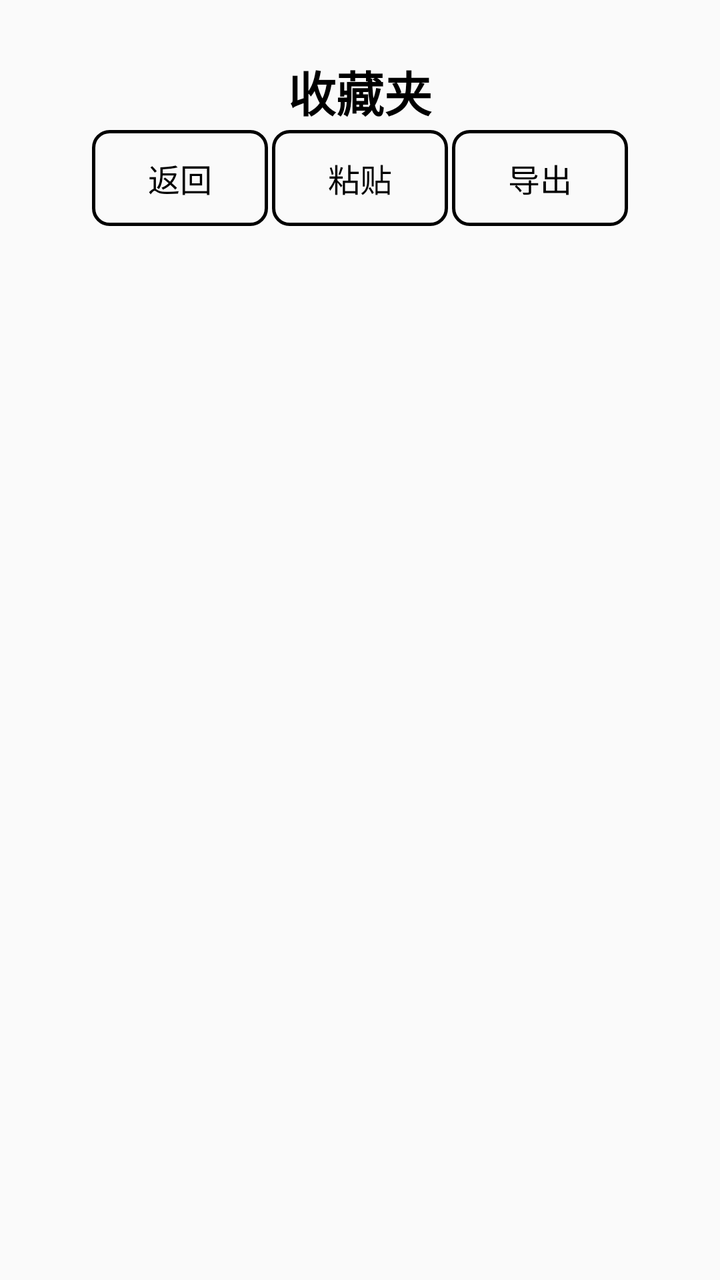
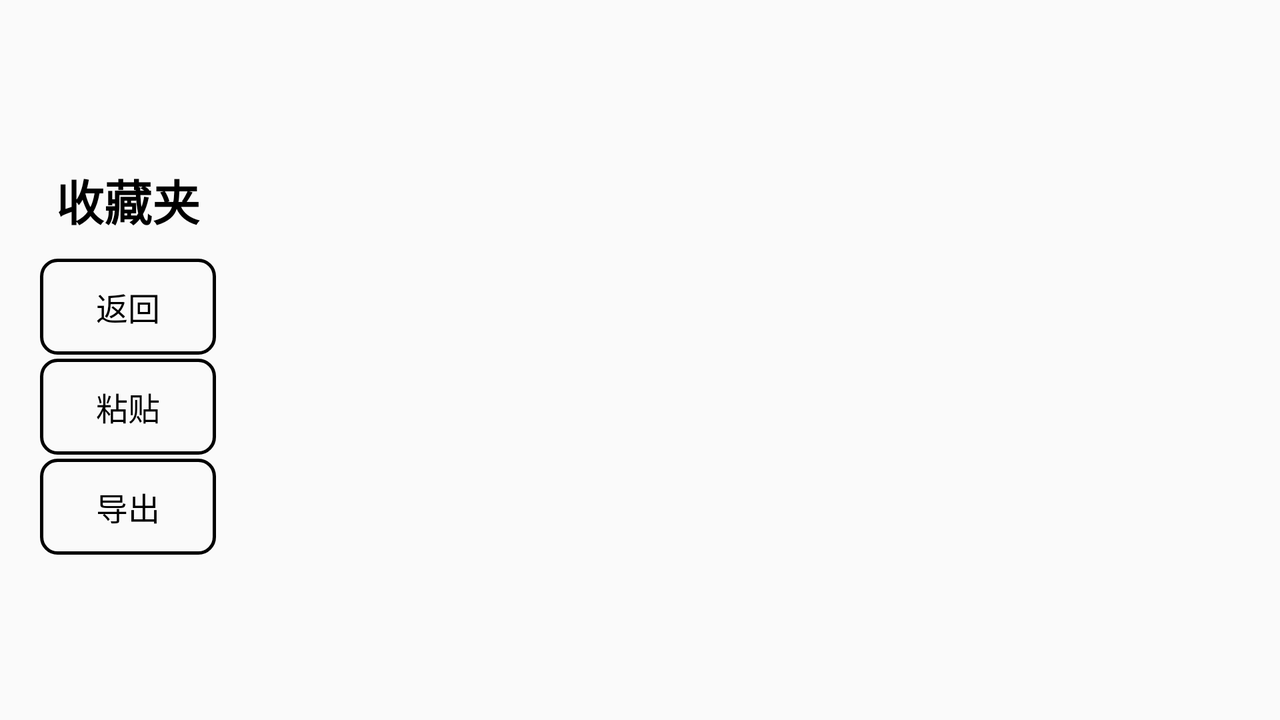

Two renders of one Android screen. The first uses the default layout on a phone; the second uses the alternative layout the repository ships for a different screen configuration, on a matching device. The two XML files are below.
<!-- AndroidManifest.xml: activity theme Theme.YourApp.Fullscreen -->
<!-- res/layout/activity_favorite_book.xml -->
<?xml version="1.0" encoding="utf-8"?>
<LinearLayout xmlns:android="http://schemas.android.com/apk/res/android"
    android:id="@+id/mainLayout"
    android:layout_width="match_parent"
    android:layout_height="match_parent"
    android:orientation="vertical"
    android:background="@drawable/room"
    android:paddingTop="12dp"
    android:paddingBottom="12dp"
    android:paddingLeft="0dp"
    android:paddingRight="0dp">

    <LinearLayout
        android:layout_width="match_parent"
        android:layout_height="wrap_content"
        android:orientation="horizontal"
        android:gravity="center_vertical"
        android:layout_marginTop="16dp">

        <TextView
            android:layout_width="0dp"
            android:layout_height="wrap_content"
            android:layout_weight="1"
            android:text="收藏夹"
            android:textSize="24sp"
            android:textColor="#000000"
            android:gravity="center"
            android:textStyle="bold"/>

    </LinearLayout>

    <LinearLayout
        android:layout_width="match_parent"
        android:layout_height="wrap_content"
        android:orientation="horizontal"
        android:gravity="center"
        android:paddingTop="2dp"
        android:paddingBottom="2dp"
        android:paddingLeft="0dp"
        android:paddingRight="0dp">

        <Button
            android:id="@+id/btnBack"
            android:layout_width="wrap_content"
            android:layout_height="wrap_content"
            android:text="返回"
            android:textColor="#000000"
            android:textSize="16sp"
            android:maxLines="1"
            android:singleLine="true"
            android:ellipsize="none"
            android:background="@drawable/button_rounded"
            android:paddingHorizontal="4dp"
            android:paddingVertical="4dp"/>

        <Button
            android:id="@+id/btnPaste"
            android:layout_width="wrap_content"
            android:layout_height="wrap_content"
            android:text="粘贴"
            android:textColor="#000000"
            android:textSize="16sp"
            android:maxLines="1"
            android:singleLine="true"
            android:ellipsize="none"
            android:layout_marginStart="2dp"
            android:background="@drawable/button_rounded"
            android:paddingHorizontal="4dp"
            android:paddingVertical="4dp"/>

        <Button
            android:id="@+id/btnExport"
            android:layout_width="wrap_content"
            android:layout_height="wrap_content"
            android:text="导出"
            android:textColor="#000000"
            android:textSize="16sp"
            android:maxLines="1"
            android:singleLine="true"
            android:ellipsize="none"
            android:layout_marginStart="2dp"
            android:background="@drawable/button_rounded"
            android:paddingHorizontal="4dp"
            android:paddingVertical="4dp"/>

    </LinearLayout>

    <androidx.recyclerview.widget.RecyclerView
        android:id="@+id/recyclerView"
        android:layout_width="match_parent"
        android:layout_height="match_parent"
        android:paddingLeft="0dp"
        android:paddingRight="0dp"
        android:paddingTop="8dp"
        android:paddingBottom="8dp"
        android:clipToPadding="false"
        android:background="@android:color/transparent"/>

</LinearLayout>
<!-- resources referenced by this layout -->
<resources>
  <!-- drawable button_rounded (drawable) -->
  <?xml version="1.0" encoding="utf-8"?>
  <selector xmlns:android="http://schemas.android.com/apk/res/android">
  
      
      <item android:state_pressed="false">
          <shape>
              
              <stroke
                  android:width="1.5dp"
                  android:color="#000000" />
              
              <corners android:radius="8dp" />
              
              <solid android:color="@android:color/transparent" />
          </shape>
      </item>
  
      
      <item android:state_pressed="true">
          <shape>
              
              <stroke
                  android:width="1.5dp"
                  android:color="#4F4F2f" />
              
              <corners android:radius="8dp" />
              
              <solid android:color="#4F4F2f" />
          </shape>
      </item>
  
  </selector>
  <style name="Theme.YourApp.Fullscreen" parent="Theme.AppCompat.Light.NoActionBar">
          <item name="android:windowFullscreen">true</item>
          <item name="android:alertDialogTheme">@style/Theme.YourApp.Dialog</item>
          <item name="alertDialogTheme">@style/Theme.YourApp.Dialog</item>
      </style>
  <style name="Theme.YourApp.Dialog" parent="Theme.AppCompat.Light.Dialog.Alert">
          <item name="android:windowBackground">@drawable/bg_open_dialog</item>
          <item name="android:backgroundDimAmount">0.28</item>
      </style>
  <!-- drawable bg_open_dialog (drawable) -->
  <?xml version="1.0" encoding="utf-8"?>
  <shape xmlns:android="http://schemas.android.com/apk/res/android"
      android:shape="rectangle">
      <solid android:color="#F7F8FA" />
      <stroke
          android:width="1dp"
          android:color="#E5E6EB" />
      <corners android:radius="10dp" />
  </shape>
</resources>
<!-- res/layout-land/activity_favorite_book.xml (the repository's variant of the layout above) -->
<!-- drawn on the phone turned sideways -->
<?xml version="1.0" encoding="utf-8"?>
<LinearLayout xmlns:android="http://schemas.android.com/apk/res/android"
    android:id="@+id/mainLayout"
    android:layout_width="match_parent"
    android:layout_height="match_parent"
    android:orientation="horizontal"
    android:background="@drawable/room"
    android:paddingStart="20dp"
    android:paddingEnd="16dp"
    android:paddingTop="0dp"
    android:paddingBottom="0dp">

    <LinearLayout
        android:layout_width="wrap_content"
        android:layout_height="match_parent"
        android:orientation="vertical"
        android:gravity="center_vertical"
        android:paddingEnd="12dp">

        <TextView
            android:layout_width="wrap_content"
            android:layout_height="wrap_content"
            android:text="收藏夹"
            android:textSize="24sp"
            android:textColor="#000000"
            android:textStyle="bold"
            android:layout_gravity="center_horizontal" />

        <Button
            android:id="@+id/btnBack"
            android:layout_width="wrap_content"
            android:layout_height="wrap_content"
            android:text="返回"
            android:textColor="#000000"
            android:textSize="16sp"
            android:maxLines="1"
            android:singleLine="true"
            android:ellipsize="none"
            android:layout_marginTop="12dp"
            android:background="@drawable/button_rounded"
            android:paddingHorizontal="4dp"
            android:paddingVertical="4dp"
            android:layout_gravity="center_horizontal" />

        <Button
            android:id="@+id/btnPaste"
            android:layout_width="wrap_content"
            android:layout_height="wrap_content"
            android:text="粘贴"
            android:textColor="#000000"
            android:textSize="16sp"
            android:maxLines="1"
            android:singleLine="true"
            android:ellipsize="none"
            android:layout_marginTop="2dp"
            android:background="@drawable/button_rounded"
            android:paddingHorizontal="4dp"
            android:paddingVertical="4dp"
            android:layout_gravity="center_horizontal" />

        <Button
            android:id="@+id/btnExport"
            android:layout_width="wrap_content"
            android:layout_height="wrap_content"
            android:text="导出"
            android:textColor="#000000"
            android:textSize="16sp"
            android:maxLines="1"
            android:singleLine="true"
            android:ellipsize="none"
            android:layout_marginTop="2dp"
            android:background="@drawable/button_rounded"
            android:paddingHorizontal="4dp"
            android:paddingVertical="4dp"
            android:layout_gravity="center_horizontal" />
    </LinearLayout>

    <androidx.recyclerview.widget.RecyclerView
        android:id="@+id/recyclerView"
        android:layout_width="0dp"
        android:layout_height="match_parent"
        android:layout_weight="1"
        android:paddingStart="0dp"
        android:paddingEnd="0dp"
        android:paddingTop="0dp"
        android:paddingBottom="0dp"
        android:clipToPadding="false"
        android:background="@android:color/transparent" />

</LinearLayout>
